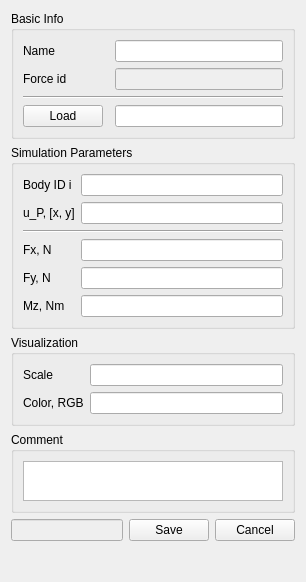
<?xml version="1.0" encoding="UTF-8"?>
<ui version="4.0">
 <class>Form</class>
 <widget class="QWidget" name="Form">
  <property name="geometry">
   <rect>
    <x>0</x>
    <y>0</y>
    <width>306</width>
    <height>582</height>
   </rect>
  </property>
  <property name="sizePolicy">
   <sizepolicy hsizetype="Fixed" vsizetype="Minimum">
    <horstretch>0</horstretch>
    <verstretch>0</verstretch>
   </sizepolicy>
  </property>
  <property name="minimumSize">
   <size>
    <width>306</width>
    <height>582</height>
   </size>
  </property>
  <property name="maximumSize">
   <size>
    <width>306</width>
    <height>582</height>
   </size>
  </property>
  <property name="windowTitle">
   <string>Force</string>
  </property>
  <layout class="QFormLayout" name="formLayout_2">
   <property name="fieldGrowthPolicy">
    <enum>QFormLayout::AllNonFixedFieldsGrow</enum>
   </property>
   <item row="0" column="0" colspan="2">
    <widget class="QGroupBox" name="groupBox_basicInfo">
     <property name="sizePolicy">
      <sizepolicy hsizetype="Preferred" vsizetype="Preferred">
       <horstretch>0</horstretch>
       <verstretch>0</verstretch>
      </sizepolicy>
     </property>
     <property name="title">
      <string>Basic Info</string>
     </property>
     <layout class="QGridLayout" name="gridLayout">
      <item row="1" column="2">
       <widget class="QLineEdit" name="forceID_lineEdit">
        <property name="enabled">
         <bool>false</bool>
        </property>
       </widget>
      </item>
      <item row="1" column="0">
       <widget class="QLabel" name="forceID_label">
        <property name="text">
         <string>Force id</string>
        </property>
       </widget>
      </item>
      <item row="0" column="0">
       <widget class="QLabel" name="name_label">
        <property name="text">
         <string>Name</string>
        </property>
       </widget>
      </item>
      <item row="0" column="2">
       <widget class="QLineEdit" name="name_lineEdit"/>
      </item>
      <item row="2" column="0" colspan="3">
       <widget class="Line" name="line_2">
        <property name="orientation">
         <enum>Qt::Horizontal</enum>
        </property>
       </widget>
      </item>
      <item row="4" column="0">
       <widget class="QPushButton" name="load_data_pushButton">
        <property name="text">
         <string>Load</string>
        </property>
       </widget>
      </item>
      <item row="4" column="2">
       <widget class="QLineEdit" name="data_file_lineEdit"/>
      </item>
     </layout>
    </widget>
   </item>
   <item row="2" column="0" colspan="2">
    <widget class="QGroupBox" name="groupBox_simulationParameters">
     <property name="title">
      <string>Simulation Parameters</string>
     </property>
     <layout class="QGridLayout" name="gridLayout_2">
      <item row="1" column="0">
       <widget class="QLabel" name="uPi_label">
        <property name="text">
         <string>u_P, [x, y]</string>
        </property>
       </widget>
      </item>
      <item row="5" column="0">
       <widget class="QLabel" name="Mz_label">
        <property name="text">
         <string>Mz, Nm</string>
        </property>
       </widget>
      </item>
      <item row="1" column="1">
       <widget class="QLineEdit" name="uPi_lineEdit"/>
      </item>
      <item row="4" column="1">
       <widget class="QLineEdit" name="Fy_lineEdit">
        <property name="inputMask">
         <string/>
        </property>
       </widget>
      </item>
      <item row="0" column="1">
       <widget class="QLineEdit" name="bodyID_lineEdit"/>
      </item>
      <item row="4" column="0">
       <widget class="QLabel" name="Fy_label">
        <property name="text">
         <string>Fy, N</string>
        </property>
       </widget>
      </item>
      <item row="0" column="0">
       <widget class="QLabel" name="bodyID_label">
        <property name="text">
         <string>Body ID i</string>
        </property>
       </widget>
      </item>
      <item row="5" column="1">
       <widget class="QLineEdit" name="Mz_lineEdit"/>
      </item>
      <item row="3" column="0">
       <widget class="QLabel" name="Fx_label">
        <property name="text">
         <string>Fx, N</string>
        </property>
       </widget>
      </item>
      <item row="3" column="1">
       <widget class="QLineEdit" name="Fx_lineEdit"/>
      </item>
      <item row="2" column="0" colspan="2">
       <widget class="Line" name="line">
        <property name="orientation">
         <enum>Qt::Horizontal</enum>
        </property>
       </widget>
      </item>
     </layout>
    </widget>
   </item>
   <item row="5" column="0" colspan="2">
    <layout class="QHBoxLayout" name="bottom_horizontalLayout">
     <item>
      <widget class="QLineEdit" name="info_lineEdit">
       <property name="enabled">
        <bool>false</bool>
       </property>
      </widget>
     </item>
     <item>
      <widget class="QPushButton" name="save_pushButton">
       <property name="text">
        <string>Save</string>
       </property>
      </widget>
     </item>
     <item>
      <widget class="QPushButton" name="cancel_pushButton">
       <property name="text">
        <string>Cancel</string>
       </property>
      </widget>
     </item>
    </layout>
   </item>
   <item row="4" column="0" colspan="2">
    <widget class="QGroupBox" name="groupBox_comment">
     <property name="minimumSize">
      <size>
       <width>0</width>
       <height>40</height>
      </size>
     </property>
     <property name="title">
      <string>Comment</string>
     </property>
     <layout class="QGridLayout" name="gridLayout_4">
      <item row="0" column="0">
       <widget class="QTextEdit" name="comment_textEdit">
        <property name="sizePolicy">
         <sizepolicy hsizetype="Fixed" vsizetype="Fixed">
          <horstretch>0</horstretch>
          <verstretch>0</verstretch>
         </sizepolicy>
        </property>
        <property name="minimumSize">
         <size>
          <width>260</width>
          <height>40</height>
         </size>
        </property>
        <property name="maximumSize">
         <size>
          <width>260</width>
          <height>40</height>
         </size>
        </property>
       </widget>
      </item>
     </layout>
    </widget>
   </item>
   <item row="3" column="0" colspan="2">
    <widget class="QGroupBox" name="groupBox">
     <property name="minimumSize">
      <size>
       <width>0</width>
       <height>40</height>
      </size>
     </property>
     <property name="title">
      <string>Visualization</string>
     </property>
     <layout class="QGridLayout" name="gridLayout_3">
      <item row="0" column="1">
       <widget class="QLineEdit" name="scale_lineEdit"/>
      </item>
      <item row="0" column="0">
       <widget class="QLabel" name="scale_label">
        <property name="text">
         <string>Scale</string>
        </property>
       </widget>
      </item>
      <item row="1" column="1">
       <widget class="QLineEdit" name="color_lineEdit"/>
      </item>
      <item row="1" column="0">
       <widget class="QLabel" name="color_label">
        <property name="text">
         <string>Color, RGB</string>
        </property>
       </widget>
      </item>
     </layout>
    </widget>
   </item>
  </layout>
 </widget>
 <tabstops>
  <tabstop>name_lineEdit</tabstop>
  <tabstop>forceID_lineEdit</tabstop>
  <tabstop>bodyID_lineEdit</tabstop>
  <tabstop>uPi_lineEdit</tabstop>
  <tabstop>Fx_lineEdit</tabstop>
  <tabstop>Fy_lineEdit</tabstop>
  <tabstop>Mz_lineEdit</tabstop>
  <tabstop>info_lineEdit</tabstop>
  <tabstop>save_pushButton</tabstop>
  <tabstop>cancel_pushButton</tabstop>
 </tabstops>
 <resources/>
 <connections/>
</ui>
